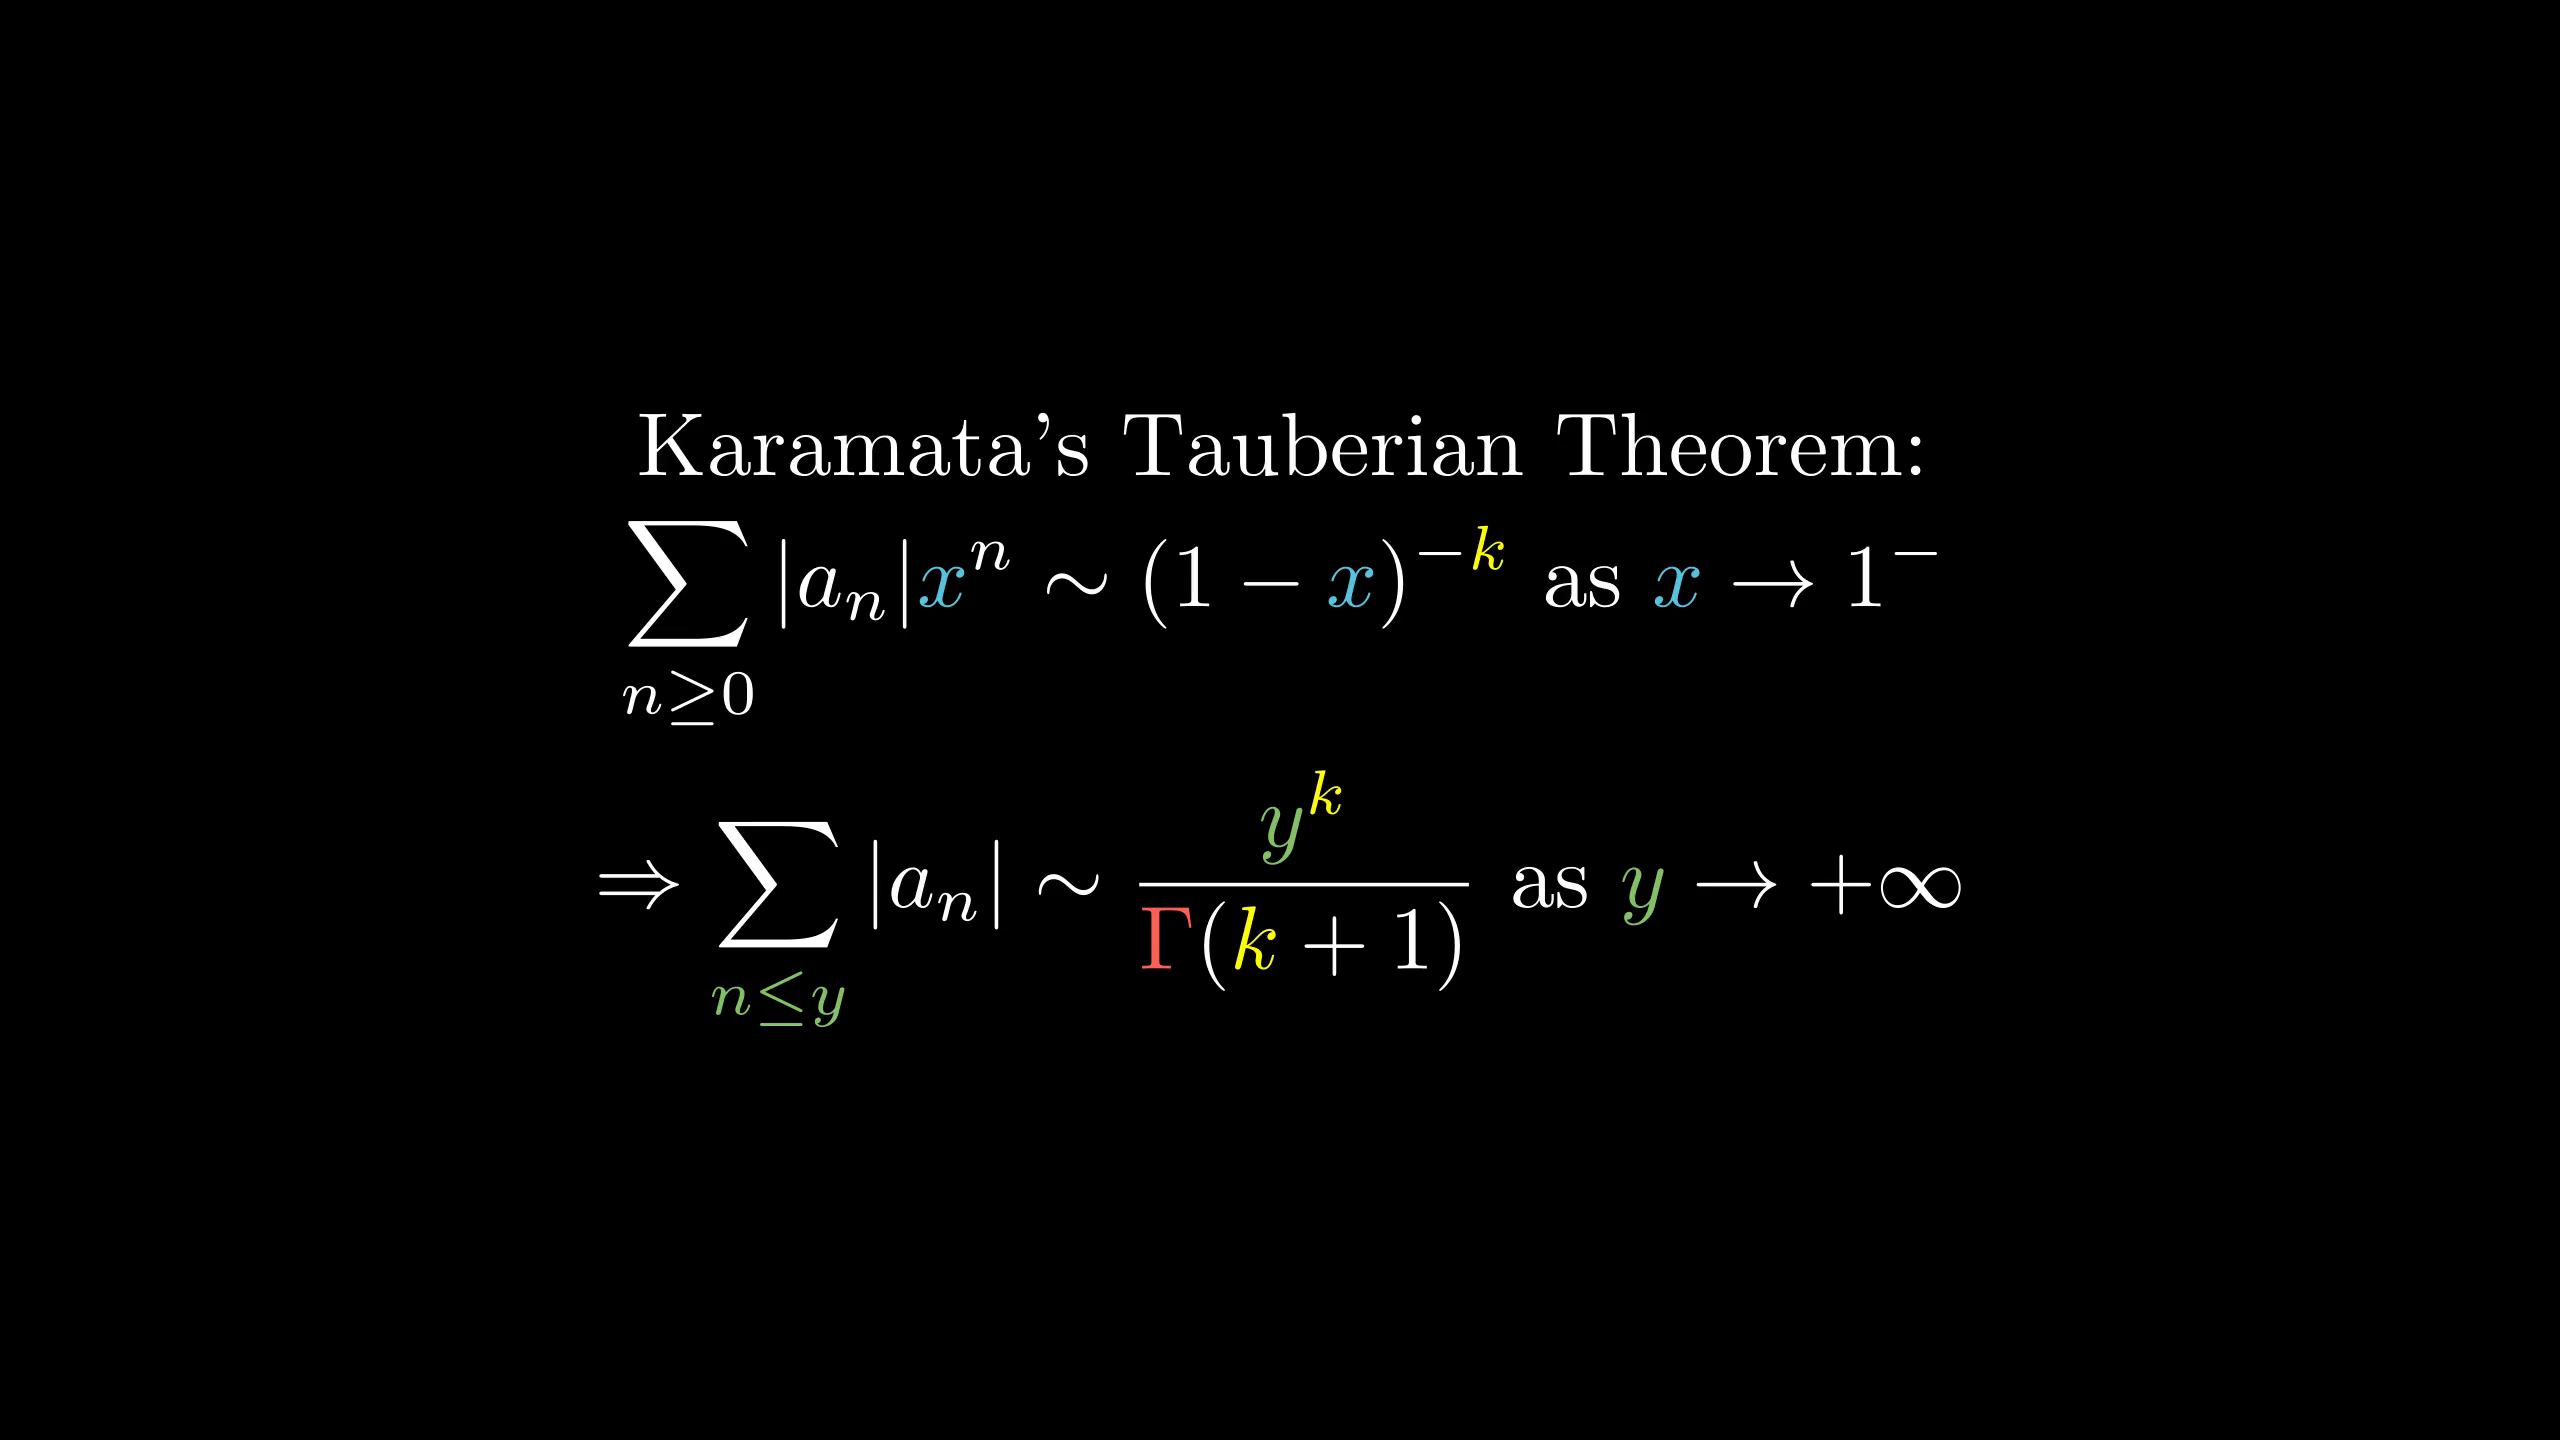

This figure's Python source:
from manimlib.imports import *

class FooScene(Scene):
    def construct(self):
        tit=TextMobject("Karamata's Tauberian Theorem:")
        eqn=TexMobject(r"\sum_{n\ge0}|a_n|{x}^n\sim(1-{x})^{-{k}}\text{ as }{x}\to1^-",
                tex_to_color_map={"{k}":YELLOW,r"{x}":BLUE})
        eqn2=TexMobject(r"\Rightarrow\sum_{n\le y}|a_n|\sim{{y}^k\over\Gamma({k}+1)}\text{ as }{y}\to+\infty",
                tex_to_color_map={r"\Gamma":RED,r"_{n\le y}":GREEN,r"{y}":GREEN,r"^k":YELLOW,
                    "{k}":YELLOW})
        self.add(VGroup(tit,eqn,eqn2).arrange(DOWN))
        self.wait()
